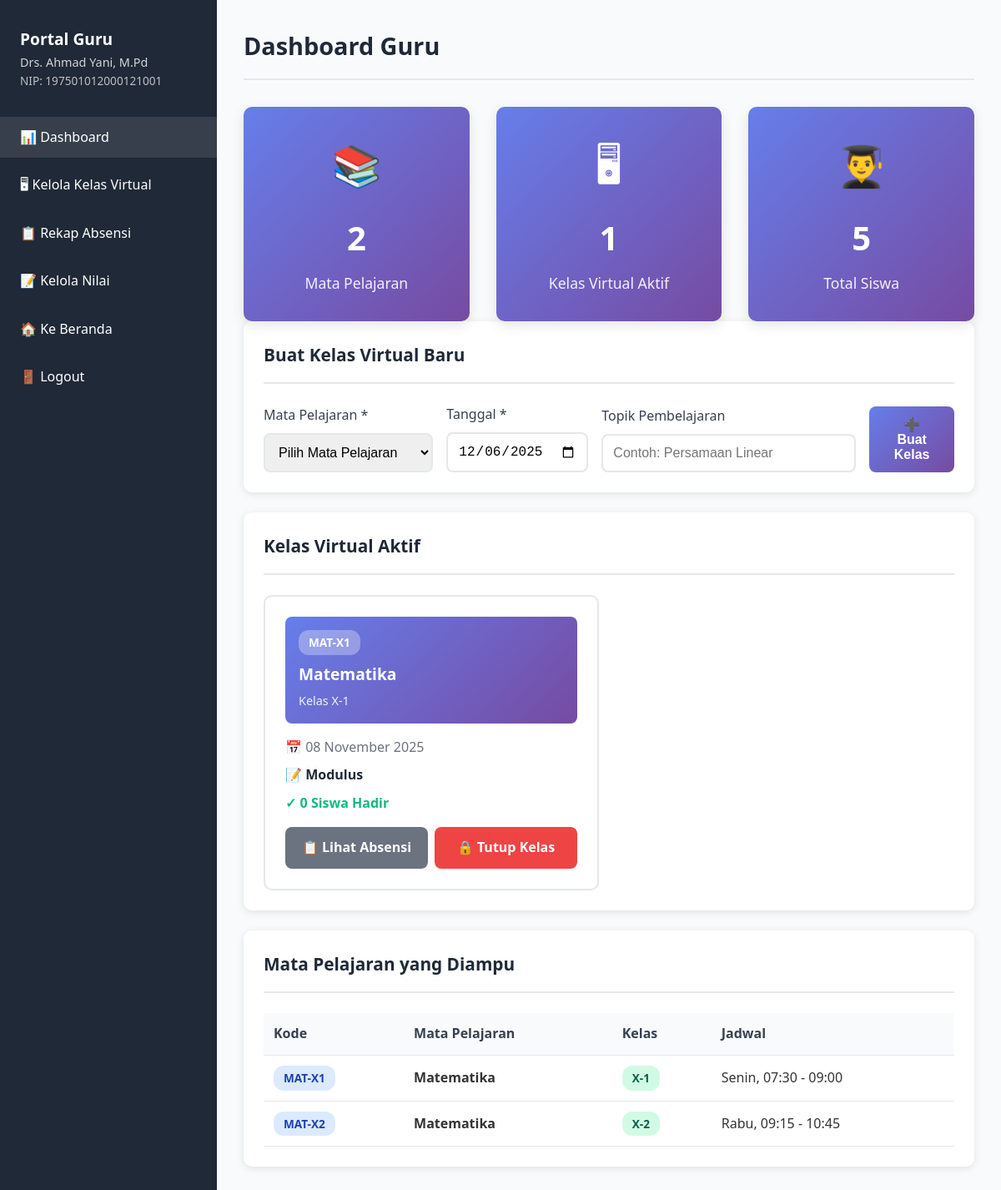
The app's page /sekolah/guru/dashboard.php (signed in) with its own data.
### tables this page shows
CREATE TABLE `guru` (
  `id` int(11) NOT NULL,
  `user_id` int(11) DEFAULT NULL,
  `nip` varchar(30) DEFAULT NULL,
  `nama` varchar(100) NOT NULL,
  `foto` varchar(255) DEFAULT NULL,
  `mata_pelajaran` varchar(50) DEFAULT NULL,
  `pendidikan` varchar(50) DEFAULT NULL,
  `kontak` varchar(20) DEFAULT NULL,
  `email` varchar(50) DEFAULT NULL,
  `tampil_di_beranda` tinyint(1) DEFAULT 1,
  `created_at` timestamp NOT NULL DEFAULT current_timestamp()
);

CREATE TABLE `kelas_virtual` (
  `id` int(11) NOT NULL,
  `mapel_id` int(11) DEFAULT NULL,
  `tanggal` date NOT NULL,
  `topik` varchar(200) DEFAULT NULL,
  `status` enum('aktif','selesai') DEFAULT 'aktif',
  `created_at` timestamp NOT NULL DEFAULT current_timestamp()
);

CREATE TABLE `mata_pelajaran` (
  `id` int(11) NOT NULL,
  `kode_mapel` varchar(10) NOT NULL,
  `nama_mapel` varchar(100) NOT NULL,
  `guru_id` int(11) DEFAULT NULL,
  `kelas` varchar(20) NOT NULL,
  `hari` enum('Senin','Selasa','Rabu','Kamis','Jumat','Sabtu') DEFAULT NULL,
  `jam_mulai` time DEFAULT NULL,
  `jam_selesai` time DEFAULT NULL
);

### sekolah/config.php (called while the page is built, shortened)
<?php
function formatTanggal($date) {
    $bulan = [
        1 => 'Januari', 'Februari', 'Maret', 'April', 'Mei', 'Juni',
        'Juli', 'Agustus', 'September', 'Oktober', 'November', 'Desember'
    ];
    $timestamp = strtotime($date);
    $tanggal = date('d', $timestamp);
    $bulanNama = $bulan[date('n', $timestamp)];
    $tahun = date('Y', $timestamp);
    return $tanggal . ' ' . $bulanNama . ' ' . $tahun;
}
?>

### sekolah/guru/dashboard.php (the view, shortened to what this page needs)
<?php
require_once '../config.php';
$user_id = intval($_SESSION['user_id']);
$guru = $conn->query("SELECT * FROM guru WHERE user_id = $user_id")->fetch_assoc();
$totalMapel = $conn->query("SELECT COUNT(*) as total FROM mata_pelajaran WHERE guru_id = {$guru['id']}")->fetch_assoc()['total'];
$kelasAktif = $conn->query("SELECT COUNT(*) as total FROM kelas_virtual kv
                            JOIN mata_pelajaran mp ON kv.mapel_id = mp.id
                            WHERE mp.guru_id = {$guru['id']} AND kv.status = 'aktif'")->fetch_assoc()['total'];
$totalSiswa = $conn->query("SELECT COUNT(DISTINCT s.id) as total FROM siswa s
                            JOIN mata_pelajaran mp ON s.kelas = mp.kelas
                            WHERE mp.guru_id = {$guru['id']}")->fetch_assoc()['total'];
$mapelQuery = $conn->query("SELECT * FROM mata_pelajaran WHERE guru_id = {$guru['id']} ORDER BY kelas, hari");
$kelasVirtualQuery = $conn->query("SELECT kv.*, mp.nama_mapel, mp.kode_mapel, mp.kelas,
                                   (SELECT COUNT(*) FROM absensi a WHERE a.kelas_virtual_id = kv.id) as total_absen
                                   FROM kelas_virtual kv
                                   JOIN mata_pelajaran mp ON kv.mapel_id = mp.id
                                   WHERE mp.guru_id = {$guru['id']} AND kv.status = 'aktif'
                                   ORDER BY kv.created_at DESC");
?>
<!DOCTYPE html>
<html lang="id">
<head>
    <link rel="stylesheet" href="../css/style.css">
</head>
<body>
    <div class="dashboard">
        <aside class="sidebar">
            <div class="sidebar-header">
                <h3>Portal Guru</h3>
                <p style="font-size: 0.9rem; opacity: 0.8;"><?= $_SESSION['nama_lengkap'] ?></p>
                <p style="font-size: 0.85rem; opacity: 0.7;">NIP: <?= $guru['nip'] ?></p>
            </div>
            <ul class="sidebar-menu">
                <li><a href="dashboard.php" class="active">📊 Dashboard</a></li>
                <li><a href="kelas_virtual.php">🖥 Kelola Kelas Virtual</a></li>
                <li><a href="rekap_absensi.php">📋 Rekap Absensi</a></li>
                <li><a href="kelola_nilai.php">📝 Kelola Nilai</a></li>
                <li><a href="../index.php">🏠 Ke Beranda</a></li>
                <li><a href="../logout.php" class="btn-logout">🚪 Logout</a></li>
            </ul>
        </aside>
        <main class="main-content">
            <div class="dashboard-header">
                <h1 class="dashboard-title">Dashboard Guru</h1>
            </div>
            <div class="stats-grid">
                <div class="stat-card">
                    <div class="stat-icon">📚</div>
                    <div class="stat-number"><?= $totalMapel ?></div>
                    <div class="stat-label">Mata Pelajaran</div>
                </div>
                <div class="stat-card">
                    <div class="stat-icon">🖥</div>
                    <div class="stat-number"><?= $kelasAktif ?></div>
                    <div class="stat-label">Kelas Virtual Aktif</div>
                </div>
                <div class="stat-card">
                    <div class="stat-icon">👨‍🎓</div>
                    <div class="stat-number"><?= $totalSiswa ?></div>
                    <div class="stat-label">Total Siswa</div>
                </div>
            </div>
            <div class="card">
                <div class="card-header">
                    <h2 class="card-title">Buat Kelas Virtual Baru</h2>
                </div>
                <form method="POST">
                    <div style="display: grid; grid-template-columns: 2fr 1fr 3fr 1fr; gap: 1rem; align-items: end;">
                        <div class="form-group" style="margin-bottom: 0;">
                            <label>Mata Pelajaran *</label>
                            <select name="mapel_id" required>
                                <option value="">Pilih Mata Pelajaran</option>
                                <?php
                                $mapelQuery->data_seek(0);
                                ?>
                            </select>
                        </div>
                        <div class="form-group" style="margin-bottom: 0;">
                            <label>Tanggal *</label>
                            <input type="date" name="tanggal" value="<?= date('Y-m-d') ?>" required>
                        </div>
                        <div class="form-group" style="margin-bottom: 0;">
                            <label>Topik Pembelajaran</label>
                            <input type="text" name="topik" placeholder="Contoh: Persamaan Linear">
                        </div>
                        <button type="submit" name="buat_kelas" class="btn btn-primary">
                            ➕ Buat Kelas
                        </button>
                    </div>
                </form>
            </div>
            <div class="card">
                <div class="card-header">
                    <h2 class="card-title">Kelas Virtual Aktif</h2>
                </div>
                <?php if ($kelasVirtualQuery->num_rows > 0): ?>
                    <div style="display: grid; grid-template-columns: repeat(auto-fill, minmax(350px, 1fr)); gap: 1.5rem;">
                        <?php while ($kelas = $kelasVirtualQuery->fetch_assoc()): ?>
                        <div style="background: white; border: 2px solid #e5e7eb; border-radius: 10px; padding: 1.5rem;">
                            <div style="background: linear-gradient(135deg, #667eea 0%, #764ba2 100%); color: white; padding: 1rem; border-radius: 8px; margin-bottom: 1rem;">
                                <div style="display: flex; justify-content: space-between; align-items: start;">
                                    <div>
                                        <span class="badge" style="background: rgba(255,255,255,0.3); color: white; margin-bottom: 0.5rem;">
                                            <?= $kelas['kode_mapel'] ?>
                                        </span>
                                        <h3 style="font-size: 1.2rem; margin-bottom: 0.25rem;"><?= $kelas['nama_mapel'] ?></h3>
                                        <p style="opacity: 0.9; font-size: 0.9rem;">Kelas <?= $kelas['kelas'] ?></p>
                                    </div>
                                </div>
                            </div>
                            <div style="margin-bottom: 1rem;">
                                <p style="color: #6b7280; margin-bottom: 0.5rem;">
                                    📅 <?= formatTanggal($kelas['tanggal']) ?>
                                </p>
                                <?php if ($kelas['topik']): ?>
                                    <p style="font-weight: 600; color: #1f2937;">
                                        📝 <?= $kelas['topik'] ?>
                                    </p>
                                <?php endif; ?>
                                <p style="color: #10b981; font-weight: 600; margin-top: 0.5rem;">
                                    ✓ <?= $kelas['total_absen'] ?> Siswa Hadir
                                </p>
                            </div>
                            <div style="display: flex; gap: 0.5rem;">
                                <a href="rekap_absensi.php?kelas_virtual=<?= $kelas['id'] ?>" class="btn btn-secondary" style="flex: 1; text-align: center; padding: 0.75rem;">
                                    📋 Lihat Absensi
                                </a>
                                <a href="?tutup=<?= $kelas['id'] ?>"
                                   onclick="return confirm('Tutup kelas virtual ini?')"
                                   class="btn btn-danger"
                                   style="flex: 1; text-align: center; padding: 0.75rem;">
                                    🔒 Tutup Kelas
                                </a>
                            </div>
                        </div>
                        <?php endwhile; ?>
                    </div>
                <?php endif; ?>
            </div>
            <div class="card">
                <div class="card-header">
                    <h2 class="card-title">Mata Pelajaran yang Diampu</h2>
                </div>
                <div class="table-responsive">
                    <table>
                        <thead>
                            <tr>
                                <th>Kode</th>
                                <th>Mata Pelajaran</th>
                                <th>Kelas</th>
                                <th>Jadwal</th>
                            </tr>
                        </thead>
                        <tbody>
                            <?php
                            $mapelQuery->data_seek(0);
                            while ($mapel = $mapelQuery->fetch_assoc()):
                            ?>
                            <tr>
                                <td><span class="badge badge-info"><?= $mapel['kode_mapel'] ?></span></td>
                                <td><strong><?= $mapel['nama_mapel'] ?></strong></td>
                                <td><span class="badge badge-success"><?= $mapel['kelas'] ?></span></td>
                                <td>
                                    <?= $mapel['hari'] ?>,
                                    <?= substr($mapel['jam_mulai'], 0, 5) ?> - <?= substr($mapel['jam_selesai'], 0, 5) ?>
                                </td>
                            </tr>
                            <?php endwhile; ?>
                        </tbody>
                    </table>
                </div>
            </div>
        </main>
    </div>
</body>
</html>

### sekolah/css/style.css (style rules this page uses)
* { margin: 0; padding: 0; box-sizing: border-box; }
body { font-family: 'Segoe UI', Tahoma, Geneva, Verdana, sans-serif; line-height: 1.6; color: #333; background: #f5f5f5; }
.stats-grid { display: grid; grid-template-columns: repeat(auto-fit, minmax(250px, 1fr)); gap: 2rem; }
.stat-card { text-align: center; padding: 2rem; background: linear-gradient(135deg, #667eea 0%, #764ba2 100%); color: white; border-radius: 10px; box-shadow: 0 5px 15px rgba(0,0,0,0.1); transition: transform 0.3s; }
.stat-icon { font-size: 3rem; margin-bottom: 1rem; }
.stat-number { font-size: 2.5rem; font-weight: 700; margin-bottom: 0.5rem; }
.stat-label { font-size: 1.1rem; opacity: 0.9; }
.form-group { margin-bottom: 1.5rem; }
.form-group label { display: block; margin-bottom: 0.5rem; color: #374151; font-weight: 500; }
.form-group input, .form-group select, .form-group textarea { width: 100%; padding: 0.75rem; border: 2px solid #e5e7eb; border-radius: 8px; font-size: 1rem; transition: border-color 0.3s; }
.btn { padding: 0.75rem 1.5rem; border: none; border-radius: 8px; font-size: 1rem; font-weight: 600; cursor: pointer; transition: all 0.3s; text-decoration: none; display: inline-block; }
.btn-primary { background: linear-gradient(135deg, #667eea 0%, #764ba2 100%); color: white; }
.btn-secondary { background: #6b7280; color: white; }
.btn-danger { background: #ef4444; color: white; }
.dashboard { display: flex; min-height: 100vh; }
.sidebar { width: 260px; background: #1f2937; color: white; padding: 2rem 0; }
.sidebar-header { padding: 0 1.5rem; margin-bottom: 2rem; }
.sidebar-header h3 { font-size: 1.2rem; }
.sidebar-menu { list-style: none; }
.sidebar-menu li { margin-bottom: 0.5rem; }
.sidebar-menu a { display: block; padding: 0.75rem 1.5rem; color: white; text-decoration: none; transition: background 0.3s; }
.sidebar-menu a:hover, .sidebar-menu a.active { background: rgba(255,255,255,0.1); }
.main-content { flex: 1; padding: 2rem; background: #f9fafb; }
.dashboard-header { display: flex; justify-content: space-between; align-items: center; margin-bottom: 2rem; padding-bottom: 1rem; border-bottom: 2px solid #e5e7eb; }
.dashboard-title { font-size: 1.8rem; color: #1f2937; }
.card { background: white; border-radius: 10px; padding: 1.5rem; box-shadow: 0 2px 10px rgba(0,0,0,0.1); margin-bottom: 1.5rem; }
.card-header { display: flex; justify-content: space-between; align-items: center; margin-bottom: 1.5rem; padding-bottom: 1rem; border-bottom: 2px solid #e5e7eb; }
.card-title { font-size: 1.3rem; color: #1f2937; }
.table-responsive { overflow-x: auto; }
table { width: 100%; border-collapse: collapse; }
table th, table td { padding: 0.75rem; text-align: left; border-bottom: 1px solid #e5e7eb; }
table th { background: #f9fafb; font-weight: 600; color: #374151; }
.badge { display: inline-block; padding: 0.25rem 0.75rem; border-radius: 12px; font-size: 0.85rem; font-weight: 600; }
.badge-success { background: #d1fae5; color: #065f46; }
.badge-info { background: #dbeafe; color: #1e40af; }

### records on screen
guru: nip "197501012000121001", id "1"
kelas_virtual: mapel.kode_mapel "MAT-X1", mapel.nama_mapel "Matematika", mapel.kelas "X-1", tanggal "08 November 2025", topik "Modulus", total_absen "0"
mata_pelajaran: kode_mapel "MAT-X1", nama_mapel "Matematika", kelas "X-1", hari "Senin", jam_mulai "07:30", jam_selesai "09:00"
mata_pelajaran: kode_mapel "MAT-X2", nama_mapel "Matematika", kelas "X-2", hari "Rabu", jam_mulai "09:15", jam_selesai "10:45"

### other values on screen
$_SESSION['nama_lengkap'] "Drs. Ahmad Yani, M.Pd"
$totalMapel "2"
$totalSiswa "5"
